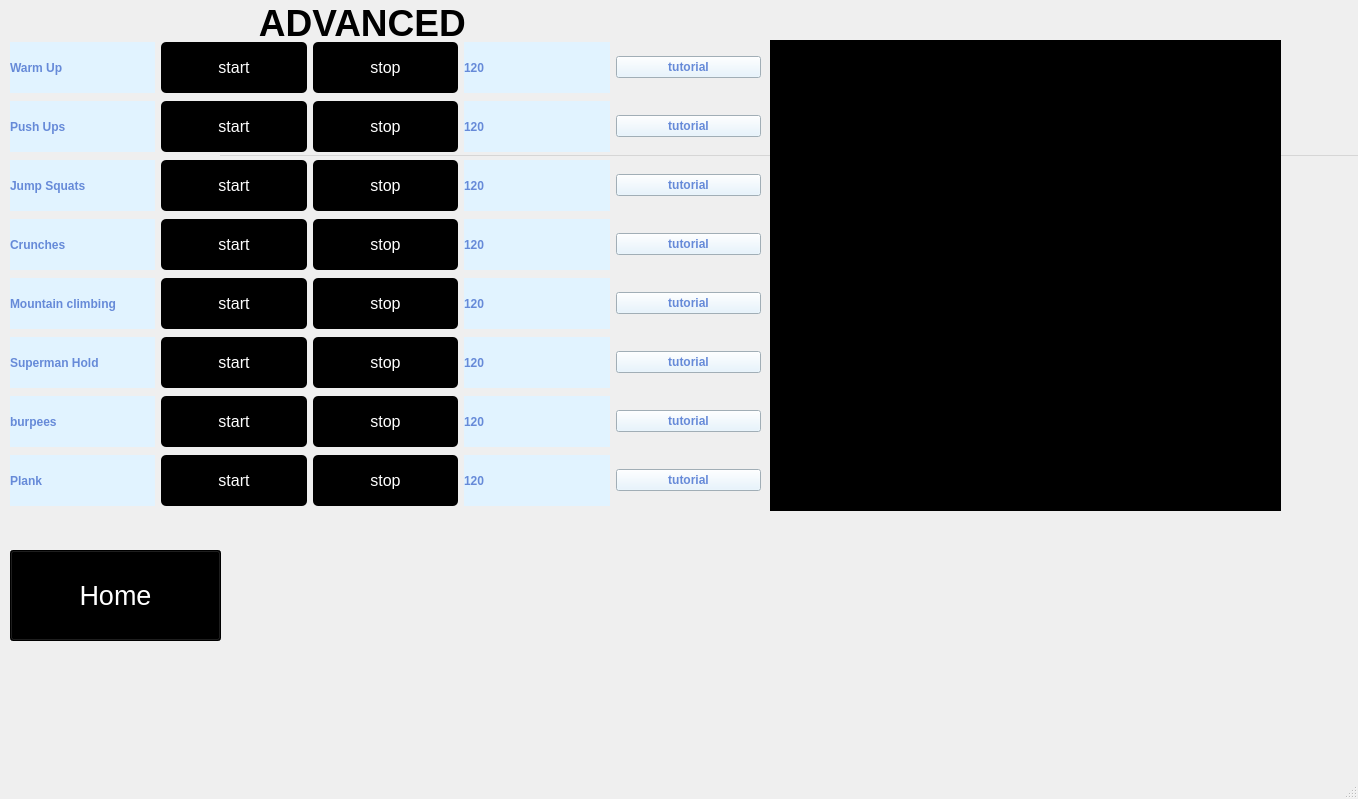
<?xml version="1.0" encoding="UTF-8"?>
<ui version="4.0">
 <class>MainWindow</class>
 <widget class="QMainWindow" name="MainWindow">
  <property name="geometry">
   <rect>
    <x>0</x>
    <y>0</y>
    <width>1358</width>
    <height>799</height>
   </rect>
  </property>
  <property name="windowTitle">
   <string>MainWindow</string>
  </property>
  <property name="styleSheet">
   <string notr="true"/>
  </property>
  <widget class="QWidget" name="centralwidget">
   <widget class="QWidget" name="centralWidget" native="true">
    <property name="geometry">
     <rect>
      <x>220</x>
      <y>130</y>
      <width>1991</width>
      <height>931</height>
     </rect>
    </property>
    <widget class="QLabel" name="exerpic">
     <property name="geometry">
      <rect>
       <x>1150</x>
       <y>90</y>
       <width>821</width>
       <height>831</height>
      </rect>
     </property>
     <property name="text">
      <string>pic</string>
     </property>
    </widget>
    <widget class="QLabel" name="label_18">
     <property name="geometry">
      <rect>
       <x>810</x>
       <y>20</y>
       <width>441</width>
       <height>701</height>
      </rect>
     </property>
     <property name="text">
      <string/>
     </property>
    </widget>
    <widget class="QWidget" name="layoutWidget">
     <property name="geometry">
      <rect>
       <x>110</x>
       <y>10</y>
       <width>931</width>
       <height>641</height>
      </rect>
     </property>
     <layout class="QVBoxLayout" name="verticalLayout_3">
      <item>
       <layout class="QVBoxLayout" name="verticalLayout_2"/>
      </item>
     </layout>
    </widget>
    <zorder>label_18</zorder>
    <zorder>layoutWidget</zorder>
    <zorder>exerpic</zorder>
   </widget>
   <widget class="QToolBar" name="mainToolBar">
    <property name="geometry">
     <rect>
      <x>220</x>
      <y>130</y>
      <width>4</width>
      <height>12</height>
     </rect>
    </property>
   </widget>
   <widget class="QMenuBar" name="menuBar">
    <property name="geometry">
     <rect>
      <x>220</x>
      <y>130</y>
      <width>1358</width>
      <height>26</height>
     </rect>
    </property>
   </widget>
   <widget class="QStatusBar" name="statusBar">
    <property name="geometry">
     <rect>
      <x>220</x>
      <y>130</y>
      <width>3</width>
      <height>18</height>
     </rect>
    </property>
   </widget>
   <widget class="QLabel" name="label">
    <property name="geometry">
     <rect>
      <x>250</x>
      <y>0</y>
      <width>929</width>
      <height>45</height>
     </rect>
    </property>
    <property name="sizePolicy">
     <sizepolicy hsizetype="Preferred" vsizetype="Fixed">
      <horstretch>0</horstretch>
      <verstretch>0</verstretch>
     </sizepolicy>
    </property>
    <property name="font">
     <font>
      <pointsize>28</pointsize>
      <weight>75</weight>
      <bold>true</bold>
     </font>
    </property>
    <property name="styleSheet">
     <string notr="true">color: rgb(0, 0, 0);
</string>
    </property>
    <property name="text">
     <string> ADVANCED</string>
    </property>
   </widget>
   <widget class="QWidget" name="layoutWidget">
    <property name="geometry">
     <rect>
      <x>10</x>
      <y>40</y>
      <width>751</width>
      <height>475</height>
     </rect>
    </property>
    <layout class="QVBoxLayout" name="verticalLayout">
     <item>
      <layout class="QHBoxLayout" name="horizontalLayout">
       <item>
        <widget class="QLabel" name="label_2">
         <property name="styleSheet">
          <string notr="true">QLabel{
    position: relative;
    display: inline-block;
    font-weight: bold;
    padding: 0.5em 1em;
    text-decoration: none;
    border-left: solid 4px #668ad8;
    border-right: solid 4px #668ad8;
    color: #668ad8;
    background: #e1f3ff;
    transition: .4s;
}

</string>
         </property>
         <property name="text">
          <string>Warm Up</string>
         </property>
        </widget>
       </item>
       <item>
        <widget class="QPushButton" name="pushButton_2">
         <property name="styleSheet">
          <string notr="true">QPushButton{ position: absolute;
  top: 50%;
  left: 50%;
  transform: translate(-50%, -50%);
  -ms-transform: translate(-50%, -50%);
  background-color: black;
  color: white;
  font-size: 16px;
  padding: 16px 30px;
  border: none;
  cursor: pointer;
  border-radius: 5px;
  text-align: center;
}
QPushButton:hover {
  background-color: grey;
  color: black;}</string>
         </property>
         <property name="text">
          <string>start</string>
         </property>
        </widget>
       </item>
       <item>
        <widget class="QPushButton" name="pushButton">
         <property name="styleSheet">
          <string notr="true">QPushButton{ position: absolute;
  top: 50%;
  left: 50%;
  transform: translate(-50%, -50%);
  -ms-transform: translate(-50%, -50%);
  background-color: black;
  color: white;
  font-size: 16px;
  padding: 16px 30px;
  border: none;
  cursor: pointer;
  border-radius: 5px;
  text-align: center;
}
QPushButton:hover {
  background-color: grey;
  color: black;}</string>
         </property>
         <property name="text">
          <string>stop</string>
         </property>
        </widget>
       </item>
       <item>
        <widget class="QLabel" name="label_4">
         <property name="styleSheet">
          <string notr="true">QLabel{
    position: relative;
    display: inline-block;
    font-weight: bold;
    padding: 0.5em 1em;
    text-decoration: none;
    border-left: solid 4px #668ad8;
    border-right: solid 4px #668ad8;
    color: #668ad8;
    background: #e1f3ff;
    transition: .4s;
}

</string>
         </property>
         <property name="text">
          <string>120</string>
         </property>
        </widget>
       </item>
       <item>
        <widget class="QPushButton" name="pushButton_3">
         <property name="styleSheet">
          <string notr="true">QPushButton{
    position: relative;
    display: inline-block;
    font-weight: bold;
    padding: 0.5em 1em;
    text-decoration: none;
    border-left: solid 4px #668ad8;
    border-right: solid 4px #668ad8;
    color: #668ad8;
    background: #e1f3ff;
    transition: .4s;
}

QPushButton:hover {
    background: #668ad8;
    color: #FFF;
}</string>
         </property>
         <property name="text">
          <string>tutorial</string>
         </property>
        </widget>
       </item>
      </layout>
     </item>
     <item>
      <layout class="QHBoxLayout" name="horizontalLayout_8">
       <item>
        <widget class="QLabel" name="label_16">
         <property name="styleSheet">
          <string>QLabel{
    position: relative;
    display: inline-block;
    font-weight: bold;
    padding: 0.5em 1em;
    text-decoration: none;
    border-left: solid 4px #668ad8;
    border-right: solid 4px #668ad8;
    color: #668ad8;
    background: #e1f3ff;
    transition: .4s;
}

</string>
         </property>
         <property name="text">
          <string>Push Ups</string>
         </property>
        </widget>
       </item>
       <item>
        <widget class="QPushButton" name="pushButton_22">
         <property name="styleSheet">
          <string notr="true">QPushButton{ position: absolute;
  top: 50%;
  left: 50%;
  transform: translate(-50%, -50%);
  -ms-transform: translate(-50%, -50%);
  background-color: black;
  color: white;
  font-size: 16px;
  padding: 16px 30px;
  border: none;
  cursor: pointer;
  border-radius: 5px;
  text-align: center;
}
QPushButton:hover {
  background-color: grey;
  color: black;}</string>
         </property>
         <property name="text">
          <string>start</string>
         </property>
        </widget>
       </item>
       <item>
        <widget class="QPushButton" name="pushButton_23">
         <property name="styleSheet">
          <string notr="true">QPushButton{ position: absolute;
  top: 50%;
  left: 50%;
  transform: translate(-50%, -50%);
  -ms-transform: translate(-50%, -50%);
  background-color: black;
  color: white;
  font-size: 16px;
  padding: 16px 30px;
  border: none;
  cursor: pointer;
  border-radius: 5px;
  text-align: center;
}
QPushButton:hover {
  background-color: grey;
  color: black;}</string>
         </property>
         <property name="text">
          <string>stop</string>
         </property>
        </widget>
       </item>
       <item>
        <widget class="QLabel" name="label_17">
         <property name="styleSheet">
          <string notr="true">QLabel{
    position: relative;
    display: inline-block;
    font-weight: bold;
    padding: 0.5em 1em;
    text-decoration: none;
    border-left: solid 4px #668ad8;
    border-right: solid 4px #668ad8;
    color: #668ad8;
    background: #e1f3ff;
    transition: .4s;
}

</string>
         </property>
         <property name="text">
          <string>120</string>
         </property>
        </widget>
       </item>
       <item>
        <widget class="QPushButton" name="pushButton_24">
         <property name="styleSheet">
          <string notr="true">QPushButton{
    position: relative;
    display: inline-block;
    font-weight: bold;
    padding: 0.5em 1em;
    text-decoration: none;
    border-left: solid 4px #668ad8;
    border-right: solid 4px #668ad8;
    color: #668ad8;
    background: #e1f3ff;
    transition: .4s;
}

QPushButton:hover {
    background: #668ad8;
    color: #FFF;
}</string>
         </property>
         <property name="text">
          <string>tutorial</string>
         </property>
        </widget>
       </item>
      </layout>
     </item>
     <item>
      <layout class="QHBoxLayout" name="horizontalLayout_7">
       <item>
        <widget class="QLabel" name="label_14">
         <property name="styleSheet">
          <string>QLabel{
    position: relative;
    display: inline-block;
    font-weight: bold;
    padding: 0.5em 1em;
    text-decoration: none;
    border-left: solid 4px #668ad8;
    border-right: solid 4px #668ad8;
    color: #668ad8;
    background: #e1f3ff;
    transition: .4s;
}

</string>
         </property>
         <property name="text">
          <string>Jump Squats</string>
         </property>
        </widget>
       </item>
       <item>
        <widget class="QPushButton" name="pushButton_19">
         <property name="styleSheet">
          <string notr="true">QPushButton{ position: absolute;
  top: 50%;
  left: 50%;
  transform: translate(-50%, -50%);
  -ms-transform: translate(-50%, -50%);
  background-color: black;
  color: white;
  font-size: 16px;
  padding: 16px 30px;
  border: none;
  cursor: pointer;
  border-radius: 5px;
  text-align: center;
}
QPushButton:hover {
  background-color: grey;
  color: black;}</string>
         </property>
         <property name="text">
          <string>start</string>
         </property>
        </widget>
       </item>
       <item>
        <widget class="QPushButton" name="pushButton_20">
         <property name="styleSheet">
          <string notr="true">QPushButton{ position: absolute;
  top: 50%;
  left: 50%;
  transform: translate(-50%, -50%);
  -ms-transform: translate(-50%, -50%);
  background-color: black;
  color: white;
  font-size: 16px;
  padding: 16px 30px;
  border: none;
  cursor: pointer;
  border-radius: 5px;
  text-align: center;
}
QPushButton:hover {
  background-color: grey;
  color: black;}</string>
         </property>
         <property name="text">
          <string>stop</string>
         </property>
        </widget>
       </item>
       <item>
        <widget class="QLabel" name="label_15">
         <property name="styleSheet">
          <string notr="true">QLabel{
    position: relative;
    display: inline-block;
    font-weight: bold;
    padding: 0.5em 1em;
    text-decoration: none;
    border-left: solid 4px #668ad8;
    border-right: solid 4px #668ad8;
    color: #668ad8;
    background: #e1f3ff;
    transition: .4s;
}

</string>
         </property>
         <property name="text">
          <string>120</string>
         </property>
        </widget>
       </item>
       <item>
        <widget class="QPushButton" name="pushButton_21">
         <property name="styleSheet">
          <string notr="true">QPushButton{
    position: relative;
    display: inline-block;
    font-weight: bold;
    padding: 0.5em 1em;
    text-decoration: none;
    border-left: solid 4px #668ad8;
    border-right: solid 4px #668ad8;
    color: #668ad8;
    background: #e1f3ff;
    transition: .4s;
}

QPushButton:hover {
    background: #668ad8;
    color: #FFF;
}
</string>
         </property>
         <property name="text">
          <string>tutorial</string>
         </property>
        </widget>
       </item>
      </layout>
     </item>
     <item>
      <layout class="QHBoxLayout" name="horizontalLayout_4">
       <item>
        <widget class="QLabel" name="label_8">
         <property name="styleSheet">
          <string>QLabel{
    position: relative;
    display: inline-block;
    font-weight: bold;
    padding: 0.5em 1em;
    text-decoration: none;
    border-left: solid 4px #668ad8;
    border-right: solid 4px #668ad8;
    color: #668ad8;
    background: #e1f3ff;
    transition: .4s;
}

</string>
         </property>
         <property name="text">
          <string>Crunches</string>
         </property>
        </widget>
       </item>
       <item>
        <widget class="QPushButton" name="pushButton_10">
         <property name="styleSheet">
          <string notr="true">QPushButton{ position: absolute;
  top: 50%;
  left: 50%;
  transform: translate(-50%, -50%);
  -ms-transform: translate(-50%, -50%);
  background-color: black;
  color: white;
  font-size: 16px;
  padding: 16px 30px;
  border: none;
  cursor: pointer;
  border-radius: 5px;
  text-align: center;
}
QPushButton:hover {
  background-color: grey;
  color: black;}</string>
         </property>
         <property name="text">
          <string>start</string>
         </property>
        </widget>
       </item>
       <item>
        <widget class="QPushButton" name="pushButton_25">
         <property name="styleSheet">
          <string notr="true">QPushButton{ position: absolute;
  top: 50%;
  left: 50%;
  transform: translate(-50%, -50%);
  -ms-transform: translate(-50%, -50%);
  background-color: black;
  color: white;
  font-size: 16px;
  padding: 16px 30px;
  border: none;
  cursor: pointer;
  border-radius: 5px;
  text-align: center;
}
QPushButton:hover {
  background-color: grey;
  color: black;}</string>
         </property>
         <property name="text">
          <string>stop</string>
         </property>
        </widget>
       </item>
       <item>
        <widget class="QLabel" name="label_9">
         <property name="styleSheet">
          <string notr="true">QLabel{
    position: relative;
    display: inline-block;
    font-weight: bold;
    padding: 0.5em 1em;
    text-decoration: none;
    border-left: solid 4px #668ad8;
    border-right: solid 4px #668ad8;
    color: #668ad8;
    background: #e1f3ff;
    transition: .4s;
}

</string>
         </property>
         <property name="text">
          <string>120</string>
         </property>
        </widget>
       </item>
       <item>
        <widget class="QPushButton" name="pushButton_12">
         <property name="styleSheet">
          <string notr="true">QPushButton{
    position: relative;
    display: inline-block;
    font-weight: bold;
    padding: 0.5em 1em;
    text-decoration: none;
    border-left: solid 4px #668ad8;
    border-right: solid 4px #668ad8;
    color: #668ad8;
    background: #e1f3ff;
    transition: .4s;
}

QPushButton:hover {
    background: #668ad8;
    color: #FFF;
}
</string>
         </property>
         <property name="text">
          <string>tutorial</string>
         </property>
        </widget>
       </item>
      </layout>
     </item>
     <item>
      <layout class="QHBoxLayout" name="horizontalLayout_6">
       <item>
        <widget class="QLabel" name="label_12">
         <property name="styleSheet">
          <string>QLabel{
    position: relative;
    display: inline-block;
    font-weight: bold;
    padding: 0.5em 1em;
    text-decoration: none;
    border-left: solid 4px #668ad8;
    border-right: solid 4px #668ad8;
    color: #668ad8;
    background: #e1f3ff;
    transition: .4s;
}

</string>
         </property>
         <property name="text">
          <string>Mountain climbing</string>
         </property>
        </widget>
       </item>
       <item>
        <widget class="QPushButton" name="pushButton_16">
         <property name="styleSheet">
          <string notr="true">QPushButton{ position: absolute;
  top: 50%;
  left: 50%;
  transform: translate(-50%, -50%);
  -ms-transform: translate(-50%, -50%);
  background-color: black;
  color: white;
  font-size: 16px;
  padding: 16px 30px;
  border: none;
  cursor: pointer;
  border-radius: 5px;
  text-align: center;
}
QPushButton:hover {
  background-color: grey;
  color: black;}</string>
         </property>
         <property name="text">
          <string>start</string>
         </property>
        </widget>
       </item>
       <item>
        <widget class="QPushButton" name="pushButton_17">
         <property name="styleSheet">
          <string notr="true">QPushButton{ position: absolute;
  top: 50%;
  left: 50%;
  transform: translate(-50%, -50%);
  -ms-transform: translate(-50%, -50%);
  background-color: black;
  color: white;
  font-size: 16px;
  padding: 16px 30px;
  border: none;
  cursor: pointer;
  border-radius: 5px;
  text-align: center;
}
QPushButton:hover {
  background-color: grey;
  color: black;}</string>
         </property>
         <property name="text">
          <string>stop</string>
         </property>
        </widget>
       </item>
       <item>
        <widget class="QLabel" name="label_13">
         <property name="styleSheet">
          <string notr="true">QLabel{
    position: relative;
    display: inline-block;
    font-weight: bold;
    padding: 0.5em 1em;
    text-decoration: none;
    border-left: solid 4px #668ad8;
    border-right: solid 4px #668ad8;
    color: #668ad8;
    background: #e1f3ff;
    transition: .4s;
}

</string>
         </property>
         <property name="text">
          <string>120</string>
         </property>
        </widget>
       </item>
       <item>
        <widget class="QPushButton" name="pushButton_18">
         <property name="styleSheet">
          <string notr="true">QPushButton{
    position: relative;
    display: inline-block;
    font-weight: bold;
    padding: 0.5em 1em;
    text-decoration: none;
    border-left: solid 4px #668ad8;
    border-right: solid 4px #668ad8;
    color: #668ad8;
    background: #e1f3ff;
    transition: .4s;
}

QPushButton:hover {
    background: #668ad8;
    color: #FFF;
}</string>
         </property>
         <property name="text">
          <string>tutorial</string>
         </property>
        </widget>
       </item>
      </layout>
     </item>
     <item>
      <layout class="QHBoxLayout" name="horizontalLayout_2">
       <item>
        <widget class="QLabel" name="label_3">
         <property name="styleSheet">
          <string>QLabel{
    position: relative;
    display: inline-block;
    font-weight: bold;
    padding: 0.5em 1em;
    text-decoration: none;
    border-left: solid 4px #668ad8;
    border-right: solid 4px #668ad8;
    color: #668ad8;
    background: #e1f3ff;
    transition: .4s;
}

</string>
         </property>
         <property name="text">
          <string>Superman Hold</string>
         </property>
        </widget>
       </item>
       <item>
        <widget class="QPushButton" name="pushButton_4">
         <property name="styleSheet">
          <string notr="true">QPushButton{ position: absolute;
  top: 50%;
  left: 50%;
  transform: translate(-50%, -50%);
  -ms-transform: translate(-50%, -50%);
  background-color: black;
  color: white;
  font-size: 16px;
  padding: 16px 30px;
  border: none;
  cursor: pointer;
  border-radius: 5px;
  text-align: center;
}
QPushButton:hover {
  background-color: grey;
  color: black;}</string>
         </property>
         <property name="text">
          <string>start</string>
         </property>
        </widget>
       </item>
       <item>
        <widget class="QPushButton" name="pushButton_5">
         <property name="styleSheet">
          <string notr="true">QPushButton{ position: absolute;
  top: 50%;
  left: 50%;
  transform: translate(-50%, -50%);
  -ms-transform: translate(-50%, -50%);
  background-color: black;
  color: white;
  font-size: 16px;
  padding: 16px 30px;
  border: none;
  cursor: pointer;
  border-radius: 5px;
  text-align: center;
}
QPushButton:hover {
  background-color: grey;
  color: black;}</string>
         </property>
         <property name="text">
          <string>stop</string>
         </property>
        </widget>
       </item>
       <item>
        <widget class="QLabel" name="label_5">
         <property name="styleSheet">
          <string notr="true">QLabel{
    position: relative;
    display: inline-block;
    font-weight: bold;
    padding: 0.5em 1em;
    text-decoration: none;
    border-left: solid 4px #668ad8;
    border-right: solid 4px #668ad8;
    color: #668ad8;
    background: #e1f3ff;
    transition: .4s;
}

</string>
         </property>
         <property name="text">
          <string>120</string>
         </property>
        </widget>
       </item>
       <item>
        <widget class="QPushButton" name="pushButton_6">
         <property name="styleSheet">
          <string notr="true">QPushButton{
    position: relative;
    display: inline-block;
    font-weight: bold;
    padding: 0.5em 1em;
    text-decoration: none;
    border-left: solid 4px #668ad8;
    border-right: solid 4px #668ad8;
    color: #668ad8;
    background: #e1f3ff;
    transition: .4s;
}

QPushButton:hover {
    background: #668ad8;
    color: #FFF;
}</string>
         </property>
         <property name="text">
          <string>tutorial</string>
         </property>
        </widget>
       </item>
      </layout>
     </item>
     <item>
      <layout class="QHBoxLayout" name="horizontalLayout_5">
       <item>
        <widget class="QLabel" name="label_10">
         <property name="styleSheet">
          <string>QLabel{
    position: relative;
    display: inline-block;
    font-weight: bold;
    padding: 0.5em 1em;
    text-decoration: none;
    border-left: solid 4px #668ad8;
    border-right: solid 4px #668ad8;
    color: #668ad8;
    background: #e1f3ff;
    transition: .4s;
}

</string>
         </property>
         <property name="text">
          <string>burpees</string>
         </property>
        </widget>
       </item>
       <item>
        <widget class="QPushButton" name="pushButton_13">
         <property name="styleSheet">
          <string notr="true">QPushButton{ position: absolute;
  top: 50%;
  left: 50%;
  transform: translate(-50%, -50%);
  -ms-transform: translate(-50%, -50%);
  background-color: black;
  color: white;
  font-size: 16px;
  padding: 16px 30px;
  border: none;
  cursor: pointer;
  border-radius: 5px;
  text-align: center;
}
QPushButton:hover {
  background-color: grey;
  color: black;}</string>
         </property>
         <property name="text">
          <string>start</string>
         </property>
        </widget>
       </item>
       <item>
        <widget class="QPushButton" name="pushButton_14">
         <property name="styleSheet">
          <string notr="true">QPushButton{ position: absolute;
  top: 50%;
  left: 50%;
  transform: translate(-50%, -50%);
  -ms-transform: translate(-50%, -50%);
  background-color: black;
  color: white;
  font-size: 16px;
  padding: 16px 30px;
  border: none;
  cursor: pointer;
  border-radius: 5px;
  text-align: center;
}
QPushButton:hover {
  background-color: grey;
  color: black;}</string>
         </property>
         <property name="text">
          <string>stop</string>
         </property>
        </widget>
       </item>
       <item>
        <widget class="QLabel" name="label_11">
         <property name="styleSheet">
          <string notr="true">QLabel{
    position: relative;
    display: inline-block;
    font-weight: bold;
    padding: 0.5em 1em;
    text-decoration: none;
    border-left: solid 4px #668ad8;
    border-right: solid 4px #668ad8;
    color: #668ad8;
    background: #e1f3ff;
    transition: .4s;
}

</string>
         </property>
         <property name="text">
          <string>120</string>
         </property>
        </widget>
       </item>
       <item>
        <widget class="QPushButton" name="pushButton_15">
         <property name="styleSheet">
          <string notr="true">QPushButton{
    position: relative;
    display: inline-block;
    font-weight: bold;
    padding: 0.5em 1em;
    text-decoration: none;
    border-left: solid 4px #668ad8;
    border-right: solid 4px #668ad8;
    color: #668ad8;
    background: #e1f3ff;
    transition: .4s;
}

QPushButton:hover {
    background: #668ad8;
    color: #FFF;
}</string>
         </property>
         <property name="text">
          <string>tutorial</string>
         </property>
        </widget>
       </item>
      </layout>
     </item>
     <item>
      <layout class="QHBoxLayout" name="horizontalLayout_3">
       <item>
        <widget class="QLabel" name="label_6">
         <property name="styleSheet">
          <string>QLabel{
    position: relative;
    display: inline-block;
    font-weight: bold;
    padding: 0.5em 1em;
    text-decoration: none;
    border-left: solid 4px #668ad8;
    border-right: solid 4px #668ad8;
    color: #668ad8;
    background: #e1f3ff;
    transition: .4s;
}

</string>
         </property>
         <property name="text">
          <string>Plank</string>
         </property>
        </widget>
       </item>
       <item>
        <widget class="QPushButton" name="pushButton_7">
         <property name="styleSheet">
          <string notr="true">QPushButton{ position: absolute;
  top: 50%;
  left: 50%;
  transform: translate(-50%, -50%);
  -ms-transform: translate(-50%, -50%);
  background-color: black;
  color: white;
  font-size: 16px;
  padding: 16px 30px;
  border: none;
  cursor: pointer;
  border-radius: 5px;
  text-align: center;
}
QPushButton:hover {
  background-color: grey;
  color: black;}</string>
         </property>
         <property name="text">
          <string>start</string>
         </property>
        </widget>
       </item>
       <item>
        <widget class="QPushButton" name="pushButton_8">
         <property name="styleSheet">
          <string notr="true">QPushButton{ position: absolute;
  top: 50%;
  left: 50%;
  transform: translate(-50%, -50%);
  -ms-transform: translate(-50%, -50%);
  background-color: black;
  color: white;
  font-size: 16px;
  padding: 16px 30px;
  border: none;
  cursor: pointer;
  border-radius: 5px;
  text-align: center;
}
QPushButton:hover {
  background-color: grey;
  color: black;}</string>
         </property>
         <property name="text">
          <string>stop</string>
         </property>
        </widget>
       </item>
       <item>
        <widget class="QLabel" name="label_7">
         <property name="styleSheet">
          <string notr="true">QLabel{
    position: relative;
    display: inline-block;
    font-weight: bold;
    padding: 0.5em 1em;
    text-decoration: none;
    border-left: solid 4px #668ad8;
    border-right: solid 4px #668ad8;
    color: #668ad8;
    background: #e1f3ff;
    transition: .4s;
}

</string>
         </property>
         <property name="text">
          <string>120</string>
         </property>
        </widget>
       </item>
       <item>
        <widget class="QPushButton" name="pushButton_9">
         <property name="styleSheet">
          <string notr="true">QPushButton{
    position: relative;
    display: inline-block;
    font-weight: bold;
    padding: 0.5em 1em;
    text-decoration: none;
    border-left: solid 4px #668ad8;
    border-right: solid 4px #668ad8;
    color: #668ad8;
    background: #e1f3ff;
    transition: .4s;
}

QPushButton:hover {
    background: #668ad8;
    color: #FFF;
}</string>
         </property>
         <property name="text">
          <string>tutorial</string>
         </property>
        </widget>
       </item>
      </layout>
     </item>
    </layout>
   </widget>
   <widget class="QTextBrowser" name="exercise_textBrowser">
    <property name="geometry">
     <rect>
      <x>770</x>
      <y>40</y>
      <width>511</width>
      <height>471</height>
     </rect>
    </property>
    <property name="font">
     <font>
      <pointsize>12</pointsize>
     </font>
    </property>
    <property name="styleSheet">
     <string notr="true">color: rgb(255, 255, 255);
background-image: url(:/black.jpg);
alternate-background-color: rgb(0, 0, 0);
background-color: rgb(0, 0, 0);</string>
    </property>
   </widget>
   <widget class="QPushButton" name="exercisepanel_homebutton">
    <property name="geometry">
     <rect>
      <x>10</x>
      <y>550</y>
      <width>211</width>
      <height>91</height>
     </rect>
    </property>
    <property name="font">
     <font>
      <pointsize>20</pointsize>
     </font>
    </property>
    <property name="styleSheet">
     <string notr="true">background-color: rgb(0, 0, 0);
color: rgb(255, 255, 255);</string>
    </property>
    <property name="text">
     <string>Home</string>
    </property>
   </widget>
  </widget>
  <widget class="QMenuBar" name="menubar">
   <property name="geometry">
    <rect>
     <x>0</x>
     <y>0</y>
     <width>1358</width>
     <height>26</height>
    </rect>
   </property>
  </widget>
  <widget class="QStatusBar" name="statusbar"/>
 </widget>
 <resources/>
 <connections/>
</ui>
